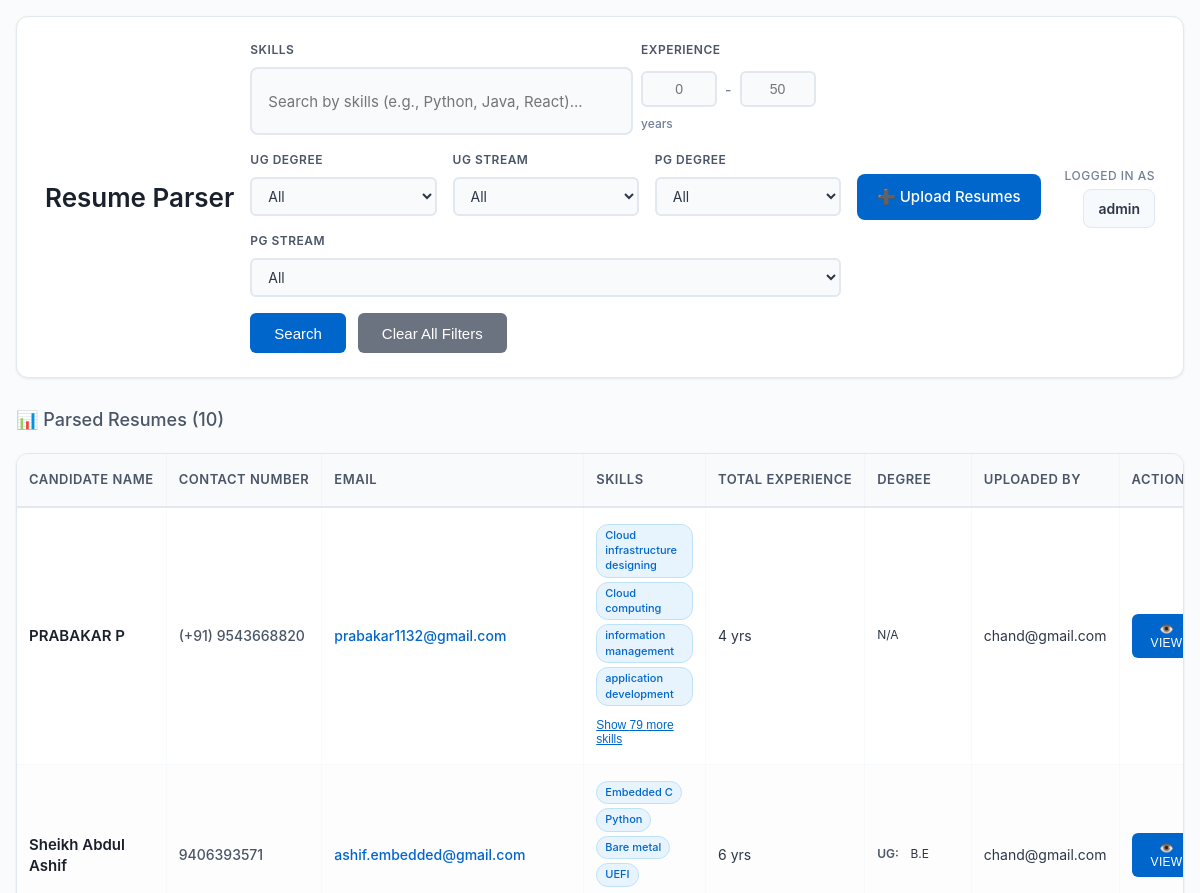
The app's page /parser/get-resumes/ (signed in, upper part), older data.
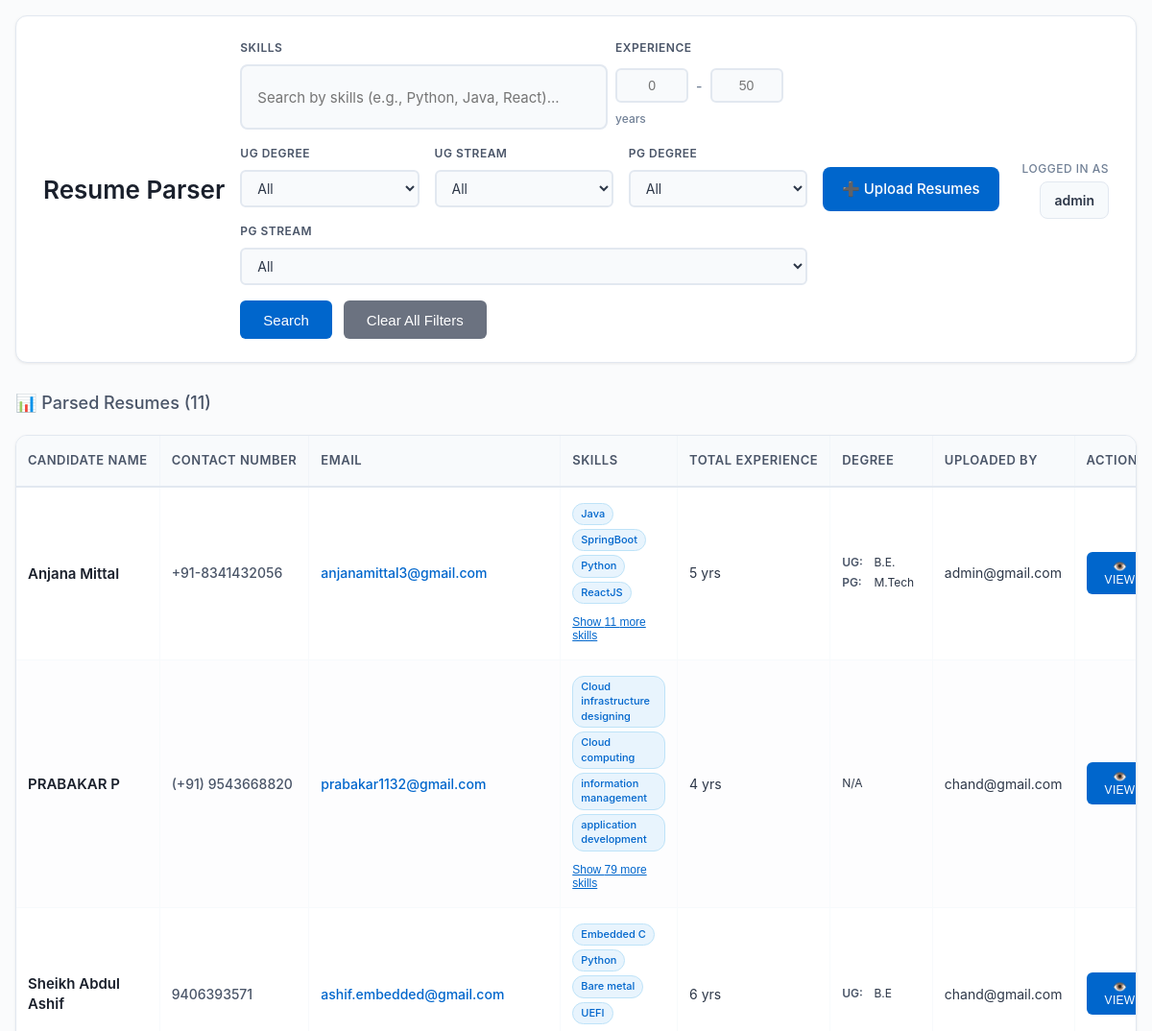
The same page, newer data.
### parser/models.py (models this page shows, shortened)
class Resume(models.Model):
    filename = models.CharField(max_length=255)
    name = models.CharField(max_length=255, null=True, blank=True)
    email = models.EmailField(null=True, blank=True)
    phone = models.CharField(max_length=50, null=True, blank=True)
    linkedin = models.URLField(null=True, blank=True)
    github = models.URLField(null=True, blank=True)
    skills = models.TextField(null=True, blank=True)  # JSON string
    ug_degree = models.CharField(max_length=255, null=True, blank=True)
    ug_college = models.CharField(max_length=255, null=True, blank=True)
    ug_year = models.IntegerField(null=True, blank=True)
    pg_degree = models.CharField(max_length=255, null=True, blank=True)
    pg_college = models.CharField(max_length=255, null=True, blank=True)
    pg_year = models.IntegerField(null=True, blank=True)
    total_experience_years = models.CharField(max_length=20, null=True, blank=True)
    work_experience = models.TextField(null=True, blank=True)  # JSON string
    raw_resume = models.BinaryField(null=True, blank=True)
    mime_type = models.CharField(max_length=100, null=True, blank=True)
    uploaded_by = models.ForeignKey(settings.AUTH_USER_MODEL, on_delete=models.SET_NULL, null=True, blank=True)
    content_hash = models.CharField(max_length=64, db_index=True, null=True, blank=True)  # SHA256 hash
    created_at = models.DateTimeField(auto_now_add=True)
    class Meta:
        db_table = 'resumes'
    def get_skills_list(self):
        if self.skills:
            try:
                return json.loads(self.skills)
            except:
                return []
        return []

### authentication/models.py (models this page shows, shortened)
class User(AbstractBaseUser, PermissionsMixin):
    first_name = models.CharField(max_length=50)
    last_name = models.CharField(max_length=50)
    email = models.EmailField(unique=True)
    mobile = models.CharField(max_length=15)
    username = models.CharField(max_length=50, unique=True)
    is_active = models.BooleanField(default=True)
    is_admin = models.BooleanField(default=False)
    role = models.CharField(max_length=50, blank=True, null=True)
    date_of_joining = models.DateField(default=timezone.now)
    last_day_of_working = models.DateField(blank=True, null=True)
    objects = CustomUserManager()
    USERNAME_FIELD = 'email'
    REQUIRED_FIELDS = ['username', 'first_name', 'last_name']

### parser/views.py (the view)
# urls.py: path('get-resumes/', views.get_resumes, name='get_resumes'),
@login_required
def get_resumes(request):
    if request.user.is_admin:
        resumes = Resume.objects.all().order_by('-created_at')
    else:
        resumes = Resume.objects.filter(uploaded_by=request.user).order_by('-created_at')
    context = {'resumes': resumes}
    return render(request, 'parser/list_resume.html', context)

### templates/parser/list_resume.html (shortened to what the changed rows need)
<!DOCTYPE html>
<html lang="en">
<head>
</head>
<body>
    <div class="header">
        <h1>Resume Parser</h1>
    </div>
    <div class="resume-count">
        📊 Parsed Resumes (<span id="resumeCount">{{ resumes.count }}</span>)
    </div>
    <div class="table-container">
        <table id="resumeTable">
            <thead>
                <tr>
                    <th>Candidate Name</th>
                    <th>Contact Number</th>
                    <th>Email</th>
                    <th>Skills</th>
                    <th>Total Experience</th>
                    <th>Degree</th>
                    {% if user.is_admin %}
                    <th>Uploaded By</th>
                    {% endif %}
                    <th>Actions</th>
                </tr>
            </thead>
            <tbody id="resumeTableBody">
                {% for resume in resumes %}
                <tr data-resume-id="{{ resume.id }}">
                    <td data-label="Candidate Name">{{ resume.name|default:"N/A" }}</td>
                    <td data-label="Contact Number">{{ resume.phone|default:"N/A" }}</td>
                    <td data-label="Email">
                        {% if resume.email and resume.email != "N/A" %}
                            <a href="mailto:{{ resume.email }}">{{ resume.email }}</a>
                        {% else %}
                            N/A
                        {% endif %}
                    </td>
                    <td data-label="Skills">
                        {% if resume.get_skills_list %}
                            <div class="skills-container skills-collapsed" id="skills-{{ resume.id }}">
                                <div class="skills-preview">
                                    <div class="skills-main">
                                        {% for skill in resume.get_skills_list|slice:":4" %}
                                        <span class="skill-tag-display">{{ skill }}</span>
                                        {% endfor %}
                                    </div>
                                    {% if resume.get_skills_list|length > 4 %}
                                    <button class="skills-expand-btn" onclick="toggleSkills('{{ resume.id }}')">
                                        Show {{ resume.get_skills_list|length|add:"-4" }} more skills
                                    </button>
                                    {% endif %}
                                </div>
                            </div>
                        {% else %}
                            N/A
                        {% endif %}
                    </td>
                    <td data-label="Total Experience">
                        <div class="experience">
                            {% if resume.total_experience_years and resume.total_experience_years != "N/A" %}
                                {{ resume.total_experience_years }} yrs
                            {% else %}
                                N/A
                            {% endif %}
                        </div>
                    </td>
                    <td data-label="Degree">
                        <div class="degree-info">
                            {% if resume.ug_degree or resume.pg_degree %}
                                {% if resume.ug_degree and resume.ug_degree != "N/A" %}
                                    <span class="degree-item">
                                        <span class="degree-label">UG:</span>
                                        <span class="degree-value">{{ resume.ug_degree }}</span>
                                    </span>
                                {% endif %}
                                {% if resume.pg_degree and resume.pg_degree != "N/A" %}
                                    <span class="degree-item">
                                        <span class="degree-label">PG:</span>
                                        <span class="degree-value">{{ resume.pg_degree }}</span>
                                    </span>
                                {% endif %}
                            {% else %}
                                N/A
                            {% endif %}
                        </div>
                    </td>
                    {% if user.is_admin %}
                    <td data-label="Uploaded By">{{ resume.uploaded_by.email|default:"N/A" }}</td>
                    {% endif %}
                    <td data-label="Actions">
                        <div class="actions">
                            <button class="btn-action btn-view" onclick="viewResume('{{ resume.id }}')">
                                👁️ View
                            </button>
                        </div>
                    </td>
                </tr>
                {% endfor %}
            </tbody>
        </table>
    </div>
</body>
</html>

Row changes from the older to the newer data that the page shows:
added Resume: name "Anjana Mittal", phone "+91-8341432056", email "anjanamittal3@gmail.com", get_skills_list "Java" "SpringBoot" "Python" "ReactJS", get_skills_list|length "11", total_experience_years "5", ug_degree "B.E.", pg_degree "M.Tech", uploaded_by.email "admin@gmail.com"
Text that changed along with them:
{{ resumes.count }}: "10" → "11"
